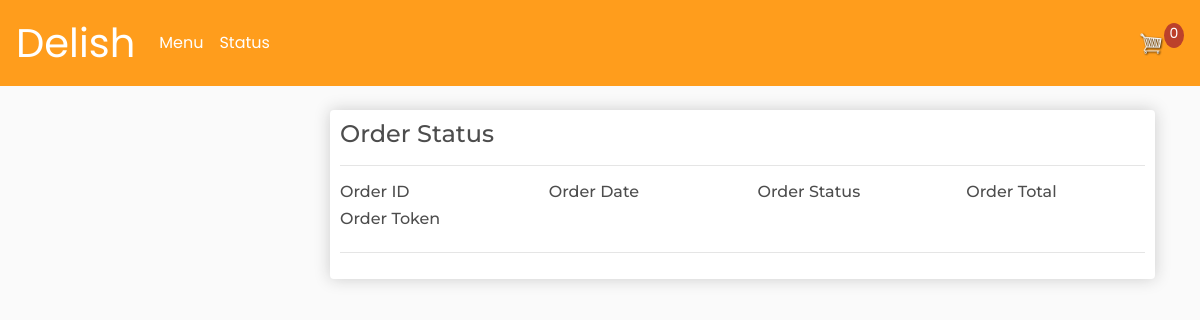
Page /status/ on the earlier database version.
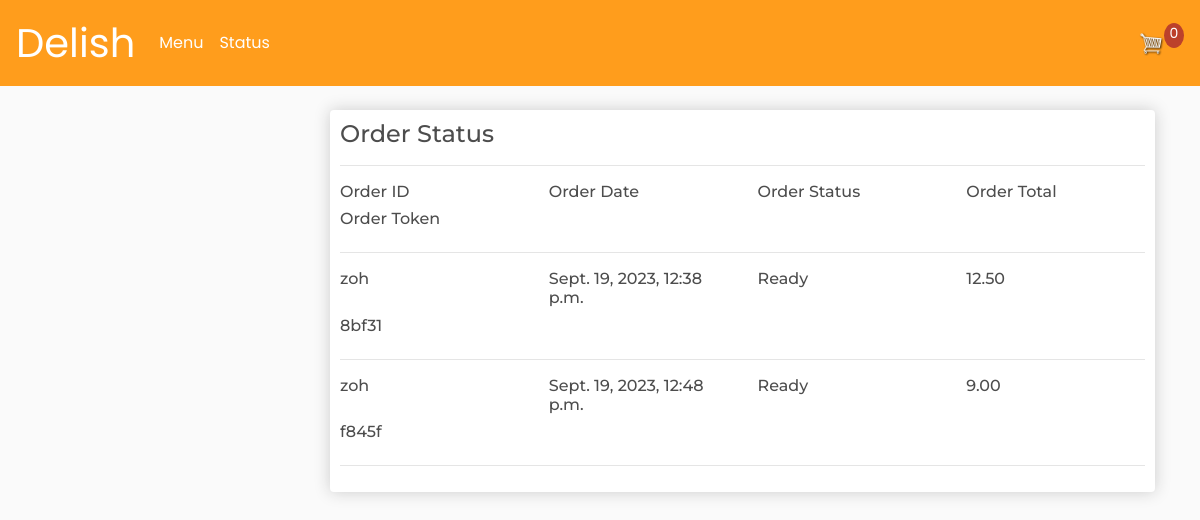
Same page on the later database version.
### store/models.py (models this page shows, shortened)
class Order(models.Model):
	STATUS = (
		('Pending', 'Pending'),
		('Ready', 'Ready'),
	)
	customer = models.ForeignKey(Customer, on_delete=models.SET_NULL, null=True, blank=True)
	date_ordered = models.DateTimeField(auto_now_add=True)
	complete = models.BooleanField(default=False)
	transaction_id = models.CharField(max_length=100, null=True)
	orderstatus = models.CharField(max_length=100, choices=STATUS, default='Pending')
	@property
	def get_cart_total(self):
		orderitems = self.orderitem_set.all()
		total = sum([item.get_total for item in orderitems])
		return total
	@property
	def get_transaction_id(self):
		transaction_id = self.transaction_id
		return transaction_id

class Customer(models.Model):
	user = models.OneToOneField(User, null=True, blank=True, on_delete=models.CASCADE)
	name = models.CharField(max_length=200, null=True)
	email = models.CharField(max_length=200)
	def __str__(self):
		return self.name

class OrderItem(models.Model):
	product = models.ForeignKey(Product, on_delete=models.SET_NULL, null=True)
	order = models.ForeignKey(Order, on_delete=models.SET_NULL, null=True)
	quantity = models.IntegerField(default=0, null=True, blank=True)
	date_added = models.DateTimeField(auto_now_add=True)
	@property
	def get_total(self):
		total = self.product.price * self.quantity
		return total

class Product(models.Model):
	name = models.CharField(max_length=200)
	price = models.DecimalField(max_digits=7, decimal_places=2)
	digital = models.BooleanField(default=False,null=True, blank=True)
	image = models.ImageField(null=True, blank=True)

### store/views.py (the view)
# urls.py: path('status/', views.status, name="status"),
def status(request):
    orderno = Order.objects.all().order_by('-orderstatus')
    data  = cartData(request)
    cartItems = data['cartItems']
    products = Product.objects.all()
    context = {"products":products, 'cartItems':cartItems, 'orderno':orderno}
    return render(request, 'store/status.html', context)

### store/utils.py (called while the page is built, shortened)
def cookieCart(request):
    try:
        cart = json.loads(request.COOKIES['cart'])
    except :
        cart = {}
    print('Cart: ',cart)
    items = []
    order = {'get_cart_total':0, 'get_cart_items':0, 'shipping':False}
    cartItems = order['get_cart_items']
    return {'cartItems':cartItems, 'order':order, 'items':items}

def cartData(request):
    if request.user.is_authenticated:
        customer = request.user.customer
        order, created = Order.objects.get_or_create(customer=customer, complete=False)
        items = order.orderitem_set.all()
        cartItems = order.get_cart_items
    else:
        cookieData = cookieCart(request)
        cartItems = cookieData['cartItems']
        order = cookieData['order']
        items = cookieData['items']
    return {'cartItems':cartItems, 'order':order, 'items':items}

### store/templates/store/status.html
{% extends 'store/main.html' %}
{% load static %}
{% block content %}
<div class="row">
    <div class="col-md-3">
    </div>
    <div class="col-md">
        <div class="box-element">
            <h4>Order Status</h4>
            <hr>
            <div class="row">
                <div class="col-md-3">
                    <h6>Order ID</h6>
                </div>
                <div class="col-md-3">
                    <h6>Order Date</h6>
                </div>
                <div class="col-md-3">
                    <h6>Order Status</h6>
                </div>
                <div class="col-md-3">
                    <h6>Order Total</h6>
                </div>
                <div class="col-md-3">
                    <h6>Order Token</h6>
                </div>
            </div>
            <hr>
            {% for order in orderno %}
            <div class="row">
                <div class="col-md-3">
                    <h6>{{order.customer}}</h6>
                </div>
                <div class="col-md-3">
                    <h6>{{order.date_ordered}}</h6>
                </div>
                <div class="col-md-3">
                    <h6>{{order.orderstatus}}</h6>
                </div>
                <div class="col-md-3">
                    <h6>{{order.get_cart_total}}</h6>
                </div>
                <div class="col-md-3">
                    <h6>{{order.get_transaction_id}}</h6>
                </div>
            </div>
            <hr>
            {% endfor %}
        </div>
    </div>
</div>
{% endblock content %}

Differences in the rows shown:
added Order: customer "zoh", date_ordered "Sept. 19, 2023, 12:38 p.m.", orderstatus "Ready", get_cart_total "12.50", get_transaction_id "8bf31"
added Order: customer "zoh", date_ordered "Sept. 19, 2023, 12:48 p.m.", orderstatus "Ready", get_cart_total "9.00", get_transaction_id "f845f"
